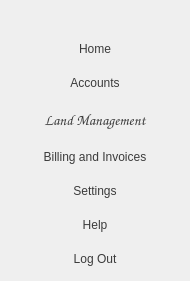
     <widget class="QWidget" name="toolBar" native="true">
      <property name="minimumSize">
       <size>
        <width>140</width>
        <height>0</height>
       </size>
      </property>
      <property name="maximumSize">
       <size>
        <width>190</width>
        <height>16777215</height>
       </size>
      </property>
      <property name="styleSheet">
       <string notr="true">QWidget #toolBar{
	
	
	background-color: rgb(217, 217, 217);
}

QPushButton {
	border:0px solid rgb(255, 255, 255);
	padding: 10px;
	color: rgb(59, 59, 59);
	font: 10.5pt &quot;Comic Sans MS&quot;;
}

QPushButton:hover {
	/*Color Changes */
	color: rgb(255, 255, 255);
	background-color: rgb(0, 0, 255);
		
	/*Border Changes*/
	border-radius: 15px;
}

QPushButton:selected {
	/*Color Changes */
	color: rgb(255, 255, 255);
	background-color: rgb(0, 0, 255);
		
	/*Border Changes*/
	border-radius: 15px;
}</string>
      </property>
      <layout class="QVBoxLayout" name="verticalLayout">
       <property name="spacing">
        <number>0</number>
       </property>
       <property name="leftMargin">
        <number>0</number>
       </property>
       <property name="topMargin">
        <number>0</number>
       </property>
       <property name="rightMargin">
        <number>0</number>
       </property>
       <property name="bottomMargin">
        <number>5</number>
       </property>
       <item>
        <widget class="QWidget" name="widget" native="true">
         <property name="styleSheet">
          <string notr="true"/>
         </property>
         <layout class="QHBoxLayout" name="horizontalLayout_4">
          <item>
           <widget class="QLabel" name="label_6">
            <property name="enabled">
             <bool>true</bool>
            </property>
            <property name="maximumSize">
             <size>
              <width>105</width>
              <height>75</height>
             </size>
            </property>
            <property name="text">
             <string/>
            </property>
            <property name="pixmap">
             <pixmap>../../../../Pictures/Lowgoes/HELIX/Helix Lowgo (Transparent).png</pixmap>
            </property>
            <property name="scaledContents">
             <bool>true</bool>
            </property>
            <property name="alignment">
             <set>Qt::AlignJustify|Qt::AlignTop</set>
            </property>
           </widget>
          </item>
         </layout>
        </widget>
       </item>
       <item>
        <widget class="QPushButton" name="btnHome">
         <property name="cursor">
          <cursorShape>PointingHandCursor</cursorShape>
         </property>
         <property name="toolTip">
          <string>Go Back to Main Menu</string>
         </property>
         <property name="text">
          <string>Home</string>
         </property>
         <property name="autoDefault">
          <bool>false</bool>
         </property>
         <property name="default">
          <bool>false</bool>
         </property>
         <property name="flat">
          <bool>false</bool>
         </property>
        </widget>
       </item>
       <item>
        <widget class="QPushButton" name="btnAcc">
         <property name="cursor">
          <cursorShape>PointingHandCursor</cursorShape>
         </property>
         <property name="text">
          <string>Accounts</string>
         </property>
         <property name="flat">
          <bool>false</bool>
         </property>
        </widget>
       </item>
       <item>
        <widget class="QPushButton" name="btnResidential">
         <property name="font">
          <font>
           <family>Comic Sans MS</family>
           <pointsize>11</pointsize>
           <weight>50</weight>
           <italic>false</italic>
           <bold>false</bold>
          </font>
         </property>
         <property name="cursor">
          <cursorShape>PointingHandCursor</cursorShape>
         </property>
         <property name="text">
          <string>Land Management</string>
         </property>
         <property name="flat">
          <bool>false</bool>
         </property>
        </widget>
       </item>
       <item>
        <widget class="QPushButton" name="btnBill">
         <property name="cursor">
          <cursorShape>PointingHandCursor</cursorShape>
         </property>
         <property name="text">
          <string>Billing and Invoices</string>
         </property>
         <property name="flat">
          <bool>false</bool>
         </property>
        </widget>
       </item>
       <item>
        <widget class="QWidget" name="widget_3" native="true">
         <property name="maximumSize">
          <size>
           <width>16777215</width>
           <height>16777215</height>
          </size>
         </property>
         <property name="font">
          <font>
           <pointsize>8</pointsize>
           <weight>50</weight>
           <italic>false</italic>
           <bold>false</bold>
          </font>
         </property>
        </widget>
       </item>
       <item>
        <widget class="QPushButton" name="btnConfig">
         <property name="cursor">
          <cursorShape>PointingHandCursor</cursorShape>
         </property>
         <property name="text">
          <string>Settings</string>
         </property>
         <property name="icon">
          <iconset>
           <normaloff>img/@.png</normaloff>img/@.png</iconset>
         </property>
         <property name="iconSize">
          <size>
           <width>33</width>
           <height>30</height>
          </size>
         </property>
        </widget>
       </item>
       <item>
        <widget class="QPushButton" name="btnHelp">
         <property name="cursor">
          <cursorShape>PointingHandCursor</cursorShape>
         </property>
         <property name="text">
          <string>Help</string>
         </property>
         <property name="icon">
          <iconset>
           <normaloff>img/Help.png</normaloff>img/Help.png</iconset>
         </property>
         <property name="iconSize">
          <size>
           <width>33</width>
           <height>28</height>
          </size>
         </property>
         <property name="flat">
          <bool>false</bool>
         </property>
        </widget>
       </item>
       <item>
        <widget class="QWidget" name="widget_4" native="true">
         <property name="maximumSize">
          <size>
           <width>16777215</width>
           <height>55</height>
          </size>
         </property>
        </widget>
       </item>
       <item>
        <widget class="QPushButton" name="btnLogOut">
         <property name="cursor">
          <cursorShape>PointingHandCursor</cursorShape>
         </property>
         <property name="styleSheet">
          <string notr="true">QPushButton:hover {
	/*Color Changes */
	color: rgb(255, 255, 255);
	background-color: rgb(255, 0, 0);
	
	

	/*Border Changes*/
	border-radius: 15px;

	padding-left: 5px;
	padding-right: 5px;
}</string>
         </property>
         <property name="text">
          <string>Log Out</string>
         </property>
         <property name="icon">
          <iconset>
           <normaloff>img/Log Out.png</normaloff>
           <normalon>img/Log Out Hover.png</normalon>img/Log Out.png</iconset>
         </property>
         <property name="iconSize">
          <size>
           <width>30</width>
           <height>32</height>
          </size>
         </property>
         <property name="flat">
          <bool>false</bool>
         </property>
        </widget>
       </item>
      </layout>
     </widget>
